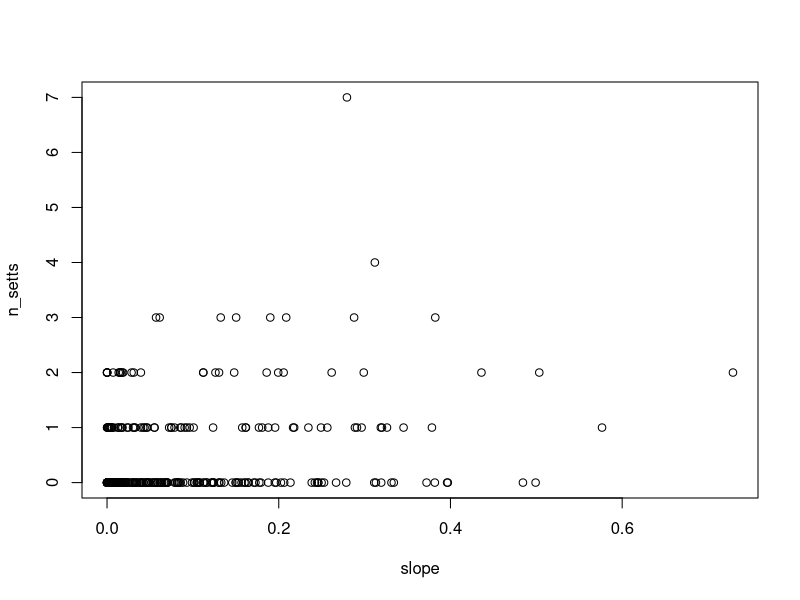
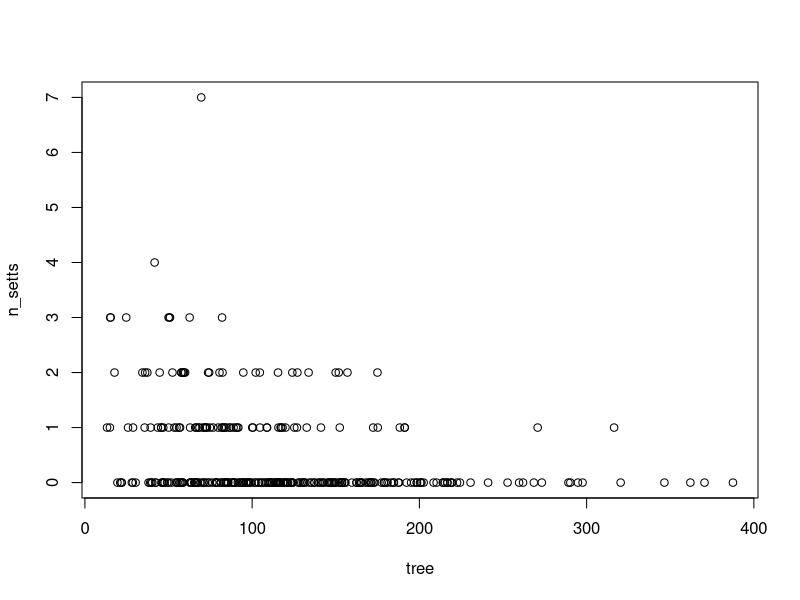
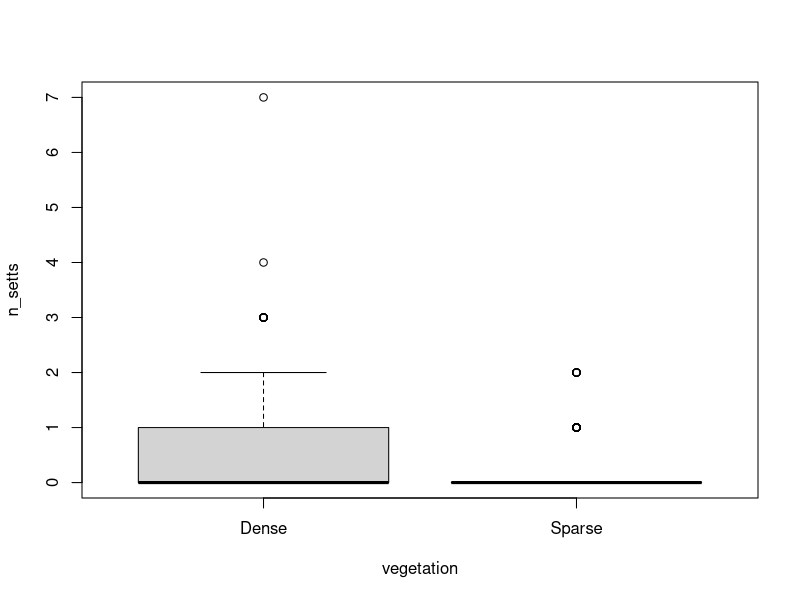
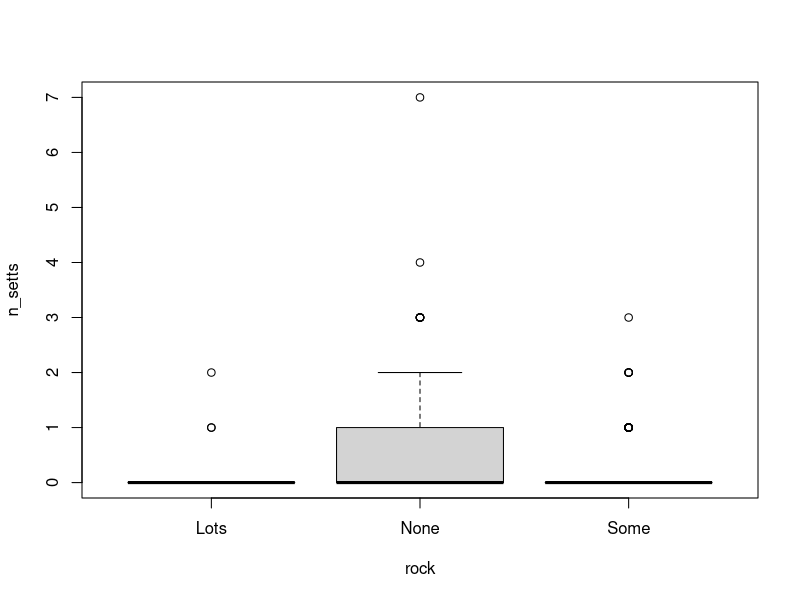
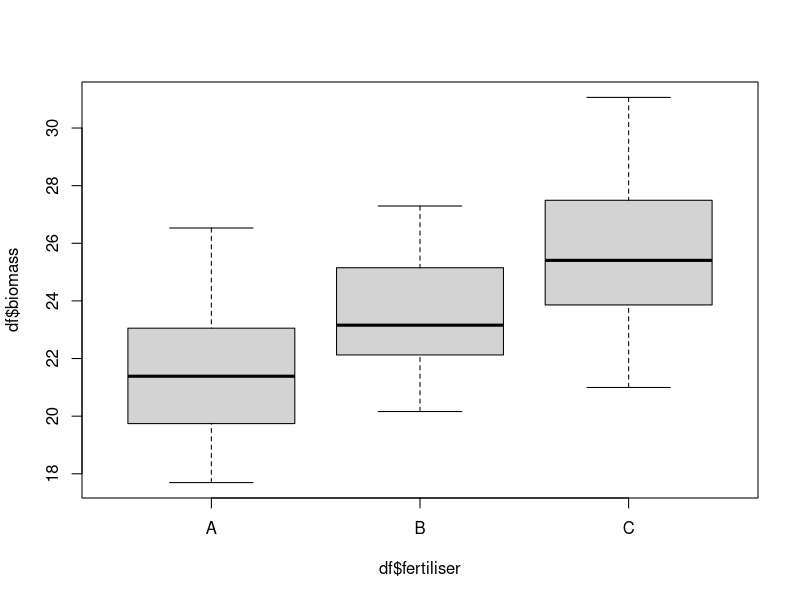
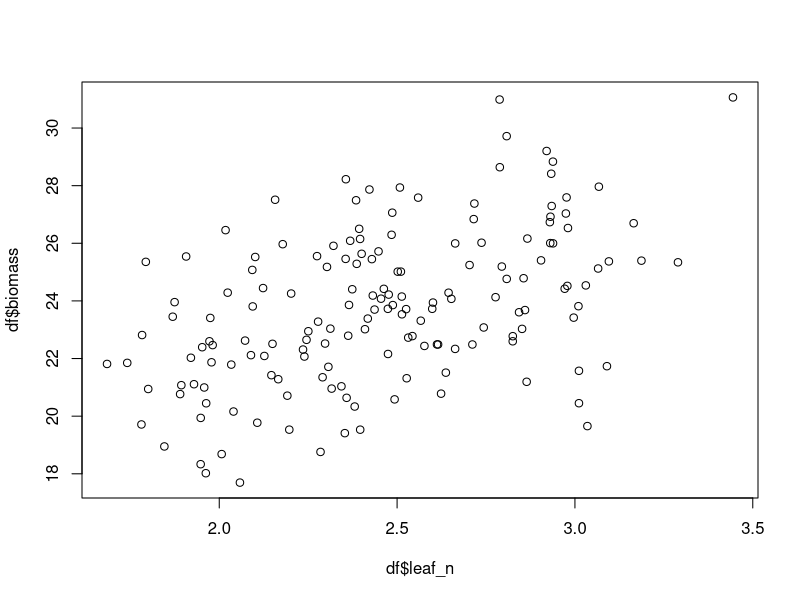
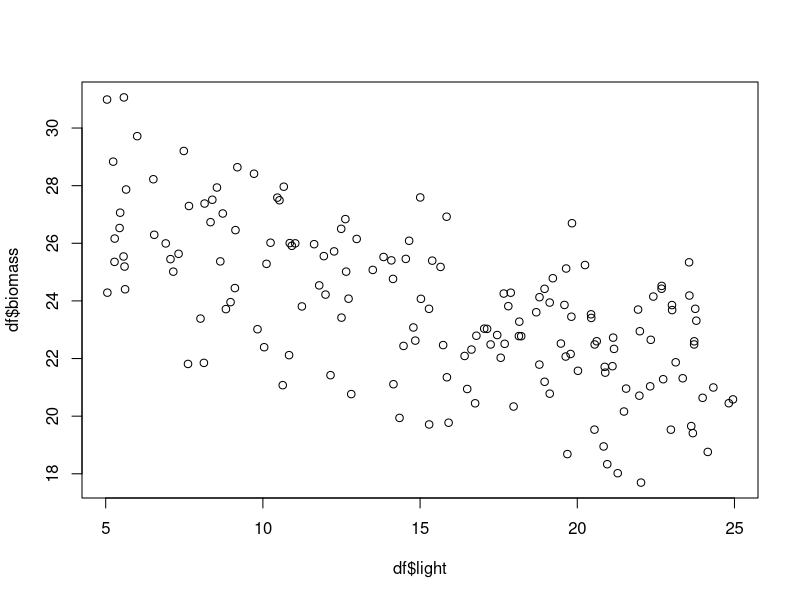
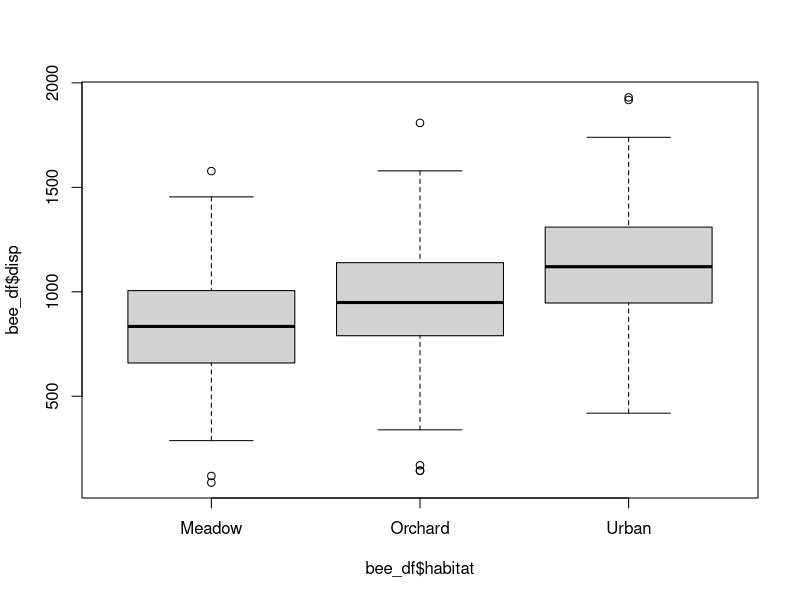

Write the R code that produced these figures, in order.

set.seed(1988)
n <- 322

field <- rlnorm(n, meanlog = 2, sdlog = 1.5)
field <- ifelse(field > 500, 500, field)
tree <- rgamma(n, shape = 3, rate = 0.025)
slope <- rbeta(n, shape1 = 0.5, shape2 = 5)

vegetation <- sample(c("Sparse", "Dense"), size = n, replace = TRUE, prob = c(0.5, 0.5))
rock <- sample(c("None", "Some", "Lots"), size = n, replace = TRUE, prob = c(0.6, 0.3, 0.1))
aspect <- sample(c("N", "NE", "E", "SE", "S", "SW", "W", "NW"), size = n, replace = TRUE)

veg_sparse <- ifelse(vegetation == "Sparse", 1, 0)
veg_dense  <- ifelse(vegetation == "Dense",  1, 0)

rock_none <- ifelse(rock == "None", 1, 0)
rock_some <- ifelse(rock == "Some", 1, 0)
rock_lots <- ifelse(rock == "Lots", 1, 0)

asp_N  <- ifelse(aspect == "N",  1, 0)
asp_NE <- ifelse(aspect == "NE", 1, 0)
asp_E  <- ifelse(aspect == "E",  1, 0)
asp_SE <- ifelse(aspect == "SE", 1, 0)
asp_S  <- ifelse(aspect == "S",  1, 0)
asp_SW <- ifelse(aspect == "SW", 1, 0)
asp_W  <- ifelse(aspect == "W",  1, 0)
asp_NW <- ifelse(aspect == "NW", 1, 0)

log_lambda <- -2 +
  3   * slope +
  (-0.01) * tree +
  1   * veg_dense +
  1.5 * rock_none +
  0.5 * rock_some

lambda_sett <- exp(log_lambda)
n_setts     <- rpois(n, lambda_sett)

plot(n_setts ~ slope)
plot(n_setts ~ tree)
boxplot(n_setts ~ vegetation)
boxplot(n_setts ~ rock)

df <- data.frame(n_setts, 
                 field_dist = round(field, digits = 2), 
                 tree_dist = round(tree, digits = 2), 
                 slope = round(slope, digits = 2), 
                 vegetation, 
                 rock, 
                 aspect)

df |>
  write.table("C:\\006-BI3010\\Quizzes\\resit_data\\badger_setts.txt",
              sep = "\t",
              row.names = FALSE,
              quote = FALSE)

summary(glm(n_setts ~ slope + tree + vegetation + rock, data = df, family = poisson))








set.seed(1988)

n <- 162

fertiliser <- factor(sample(c("A", "B", "C"), n, TRUE))
leaf_n_percent <- rnorm(n, 2.5, 0.4)
par_mol_m2_day <- runif(n, 5, 25)

mu <- 20 +
  ifelse(fertiliser == "B", 2, 0) +
  ifelse(fertiliser == "C", 4, 0) +
  2.5 * leaf_n_percent -
  0.3 * par_mol_m2_day

biomass_g <- rnorm(n, mu, 0.5)

df <- data.frame(biomass = biomass_g, 
                 fertiliser, 
                 leaf_n = leaf_n_percent, 
                 light = par_mol_m2_day)

boxplot(df$biomass ~ df$fertiliser)
plot(df$biomass ~ df$leaf_n)
plot(df$biomass ~ df$light)
summary(df)
df |>
  write.table("C:\\006-BI3010\\Quizzes\\resit_data\\leaf_n.txt",
              sep = "\t",
              row.names = FALSE,
              quote = FALSE)

summary(lm(biomass ~ fertiliser + leaf_n + light, data = df))





set.seed(1988)

n <- 531

habitat <- factor(sample(c("Urban", "Orchard", "Meadow"),
                         n, TRUE, c(0.3, 0.4, 0.3)))

varroa <- rbinom(n, 1, 0.4)

mu <- 1200 +
  ifelse(habitat == "Orchard", -200,
         ifelse(habitat == "Meadow", -300, 0)) +
  -150 * varroa

disp <- rnorm(n, mu, 250)

bee_df <- data.frame(disp, habitat, varroa)

bee_df$varroa <- ifelse(bee_df$varroa == 1, "Present", "Absent")
bee_df$disp <- round(bee_df$disp, digits = 1)

head(bee_df)

boxplot(bee_df$disp ~ bee_df$habitat)
boxplot(bee_df$disp ~ bee_df$varroa)

summary(lm(disp ~ habitat + varroa, data = bee_df))

bee_df |>
  write.table("C:\\006-BI3010\\Quizzes\\resit_data\\bees.txt",
              sep = "\t",
              row.names = FALSE,
              quote = FALSE)


set.seed(1988)

n <- 400

habitat <- factor(sample(c("Woodland", "Farmland", "Urban"),
                         n, TRUE, c(0.4, 0.35, 0.25)))

temp  <- rnorm(n, 15, 3)
wind  <- runif(n, 0, 6)
moon  <- runif(n, 0, 1)

log_lambda <- 2 +
  0.12 * temp -
  0.25 * wind -
  0.5  * moon +
  ifelse(habitat == "Farmland", -0.3, 0) +
  ifelse(habitat == "Urban",    -1.0, 0)

passes <- rpois(n, exp(log_lambda))

bat_df <- data.frame(passes, temp, wind, moon, habitat)

head(bat_df)

plot(bat_df$passes ~ bat_df$temp)
plot(bat_df$passes ~ bat_df$wind)
plot(bat_df$passes ~ bat_df$moon)
plot(bat_df$passes ~ bat_df$habitat)

bat_df |>
  write.table("C:\\006-BI3010\\Quizzes\\resit_data\\bats.txt",
              sep = "\t",
              row.names = FALSE,
              quote = FALSE)


summary(glm(passes ~ temp + wind + moon + habitat, data = bat_df, family = poisson))
